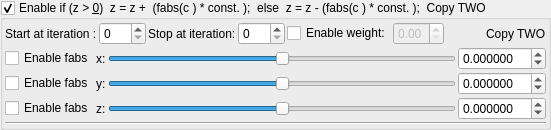
    <widget class="MyGroupBox" name="groupCheck_transform_boxConstantMultiplier2_enabled">
     <property name="title">
      <string>Enable if (z &gt; &amp;0)  z = z +  (fabs(c ) * const. );  else  z = z - (fabs(c ) * const. );  Copy TWO</string>
     </property>
     <property name="checkable">
      <bool>true</bool>
     </property>
     <layout class="QVBoxLayout" name="verticalLayout_31" stretch="0,0,0">
      <property name="spacing">
       <number>2</number>
      </property>
      <property name="leftMargin">
       <number>2</number>
      </property>
      <property name="topMargin">
       <number>2</number>
      </property>
      <property name="rightMargin">
       <number>2</number>
      </property>
      <property name="bottomMargin">
       <number>2</number>
      </property>
      <item>
       <layout class="QGridLayout" name="gridLayout_50">
        <property name="spacing">
         <number>2</number>
        </property>
        <item row="1" column="7">
         <spacer name="horizontalSpacer_26">
          <property name="orientation">
           <enum>Qt::Horizontal</enum>
          </property>
          <property name="sizeHint" stdset="0">
           <size>
            <width>40</width>
            <height>20</height>
           </size>
          </property>
         </spacer>
        </item>
        <item row="1" column="2">
         <widget class="QLabel" name="label_172">
          <property name="text">
           <string>Stop at iteration:</string>
          </property>
         </widget>
        </item>
        <item row="1" column="3">
         <widget class="MySpinBox" name="spinboxInt_transform_boxConstantMultiplier2_stop_iterations">
          <property name="sizePolicy">
           <sizepolicy hsizetype="Minimum" vsizetype="Maximum">
            <horstretch>0</horstretch>
            <verstretch>0</verstretch>
           </sizepolicy>
          </property>
          <property name="maximum">
           <number>250</number>
          </property>
         </widget>
        </item>
        <item row="1" column="1">
         <widget class="MySpinBox" name="spinboxInt_transform_boxConstantMultiplier2_start_iterations">
          <property name="sizePolicy">
           <sizepolicy hsizetype="Minimum" vsizetype="Maximum">
            <horstretch>0</horstretch>
            <verstretch>0</verstretch>
           </sizepolicy>
          </property>
          <property name="maximum">
           <number>250</number>
          </property>
         </widget>
        </item>
        <item row="1" column="8">
         <widget class="QLabel" name="label_173">
          <property name="text">
           <string>Copy TWO</string>
          </property>
         </widget>
        </item>
        <item row="1" column="0">
         <widget class="QLabel" name="label_174">
          <property name="text">
           <string>Start at iteration :</string>
          </property>
         </widget>
        </item>
        <item row="1" column="6">
         <widget class="MyDoubleSpinBox" name="spinbox_transform_boxConstantMultiplier2_weight">
          <property name="enabled">
           <bool>false</bool>
          </property>
          <property name="sizePolicy">
           <sizepolicy hsizetype="Minimum" vsizetype="Maximum">
            <horstretch>0</horstretch>
            <verstretch>0</verstretch>
           </sizepolicy>
          </property>
          <property name="decimals">
           <number>2</number>
          </property>
          <property name="minimum">
           <double>0.000000000000000</double>
          </property>
          <property name="maximum">
           <double>1.000000000000000</double>
          </property>
          <property name="singleStep">
           <double>0.100000000000000</double>
          </property>
         </widget>
        </item>
        <item row="1" column="4">
         <widget class="QCheckBox" name="checkBox_transform_boxConstantMultiplier2_weight_enabled">
          <property name="text">
           <string>Enable weight:</string>
          </property>
         </widget>
        </item>
       </layout>
      </item>
      <item>
       <layout class="QGridLayout" name="gridLayout_51">
        <property name="spacing">
         <number>2</number>
        </property>
        <item row="0" column="1">
         <widget class="QCheckBox" name="checkBox_transform_boxConstantMultiplier2_fabs_enabledX">
          <property name="text">
           <string>Enable fabs</string>
          </property>
         </widget>
        </item>
        <item row="1" column="4">
         <widget class="MyDoubleSpinBox" name="spinbox3_transform_boxConstantMultiplier2_y">
          <property name="sizePolicy">
           <sizepolicy hsizetype="Minimum" vsizetype="Maximum">
            <horstretch>0</horstretch>
            <verstretch>0</verstretch>
           </sizepolicy>
          </property>
          <property name="prefix">
           <string/>
          </property>
          <property name="suffix">
           <string/>
          </property>
          <property name="decimals">
           <number>6</number>
          </property>
          <property name="minimum">
           <double>-99.989999999999995</double>
          </property>
          <property name="maximum">
           <double>99.989999999999995</double>
          </property>
          <property name="singleStep">
           <double>0.100000000000000</double>
          </property>
         </widget>
        </item>
        <item row="0" column="4">
         <widget class="MyDoubleSpinBox" name="spinbox3_transform_boxConstantMultiplier2_x">
          <property name="sizePolicy">
           <sizepolicy hsizetype="Minimum" vsizetype="Maximum">
            <horstretch>0</horstretch>
            <verstretch>0</verstretch>
           </sizepolicy>
          </property>
          <property name="prefix">
           <string/>
          </property>
          <property name="suffix">
           <string/>
          </property>
          <property name="decimals">
           <number>6</number>
          </property>
          <property name="minimum">
           <double>-99.989999999999995</double>
          </property>
          <property name="maximum">
           <double>99.989999999999995</double>
          </property>
          <property name="singleStep">
           <double>0.100000000000000</double>
          </property>
         </widget>
        </item>
        <item row="2" column="4">
         <widget class="MyDoubleSpinBox" name="spinbox3_transform_boxConstantMultiplier2_z">
          <property name="sizePolicy">
           <sizepolicy hsizetype="Minimum" vsizetype="Maximum">
            <horstretch>0</horstretch>
            <verstretch>0</verstretch>
           </sizepolicy>
          </property>
          <property name="prefix">
           <string/>
          </property>
          <property name="suffix">
           <string/>
          </property>
          <property name="decimals">
           <number>6</number>
          </property>
          <property name="minimum">
           <double>-99.989999999999995</double>
          </property>
          <property name="maximum">
           <double>99.989999999999995</double>
          </property>
          <property name="singleStep">
           <double>0.100000000000000</double>
          </property>
         </widget>
        </item>
        <item row="1" column="3">
         <widget class="QSlider" name="slider3_transform_boxConstantMultiplier2_y">
          <property name="sizePolicy">
           <sizepolicy hsizetype="Expanding" vsizetype="Maximum">
            <horstretch>0</horstretch>
            <verstretch>0</verstretch>
           </sizepolicy>
          </property>
          <property name="minimum">
           <number>-5000000</number>
          </property>
          <property name="maximum">
           <number>5000000</number>
          </property>
          <property name="singleStep">
           <number>1</number>
          </property>
          <property name="orientation">
           <enum>Qt::Horizontal</enum>
          </property>
         </widget>
        </item>
        <item row="0" column="3">
         <widget class="QSlider" name="slider3_transform_boxConstantMultiplier2_x">
          <property name="sizePolicy">
           <sizepolicy hsizetype="Preferred" vsizetype="Preferred">
            <horstretch>0</horstretch>
            <verstretch>0</verstretch>
           </sizepolicy>
          </property>
          <property name="minimum">
           <number>-5000000</number>
          </property>
          <property name="maximum">
           <number>5000000</number>
          </property>
          <property name="singleStep">
           <number>1</number>
          </property>
          <property name="orientation">
           <enum>Qt::Horizontal</enum>
          </property>
         </widget>
        </item>
        <item row="2" column="3">
         <widget class="QSlider" name="slider3_transform_boxConstantMultiplier2_z">
          <property name="sizePolicy">
           <sizepolicy hsizetype="Expanding" vsizetype="Maximum">
            <horstretch>0</horstretch>
            <verstretch>0</verstretch>
           </sizepolicy>
          </property>
          <property name="minimum">
           <number>-5000000</number>
          </property>
          <property name="maximum">
           <number>5000000</number>
          </property>
          <property name="singleStep">
           <number>1</number>
          </property>
          <property name="orientation">
           <enum>Qt::Horizontal</enum>
          </property>
         </widget>
        </item>
        <item row="0" column="2">
         <widget class="QLabel" name="label_128">
          <property name="text">
           <string>x:</string>
          </property>
         </widget>
        </item>
        <item row="1" column="2">
         <widget class="QLabel" name="label_129">
          <property name="text">
           <string>y:</string>
          </property>
         </widget>
        </item>
        <item row="2" column="2">
         <widget class="QLabel" name="label_130">
          <property name="text">
           <string>z:</string>
          </property>
         </widget>
        </item>
        <item row="1" column="1">
         <widget class="QCheckBox" name="checkBox_transform_boxConstantMultiplier2_fabs_enabledY">
          <property name="text">
           <string>Enable fabs</string>
          </property>
         </widget>
        </item>
        <item row="2" column="1">
         <widget class="QCheckBox" name="checkBox_transform_boxConstantMultiplier2_fabs_enabledZ">
          <property name="text">
           <string>Enable fabs</string>
          </property>
         </widget>
        </item>
       </layout>
      </item>
      <item>
       <widget class="Line" name="line_23">
        <property name="orientation">
         <enum>Qt::Horizontal</enum>
        </property>
       </widget>
      </item>
     </layout>
    </widget>
